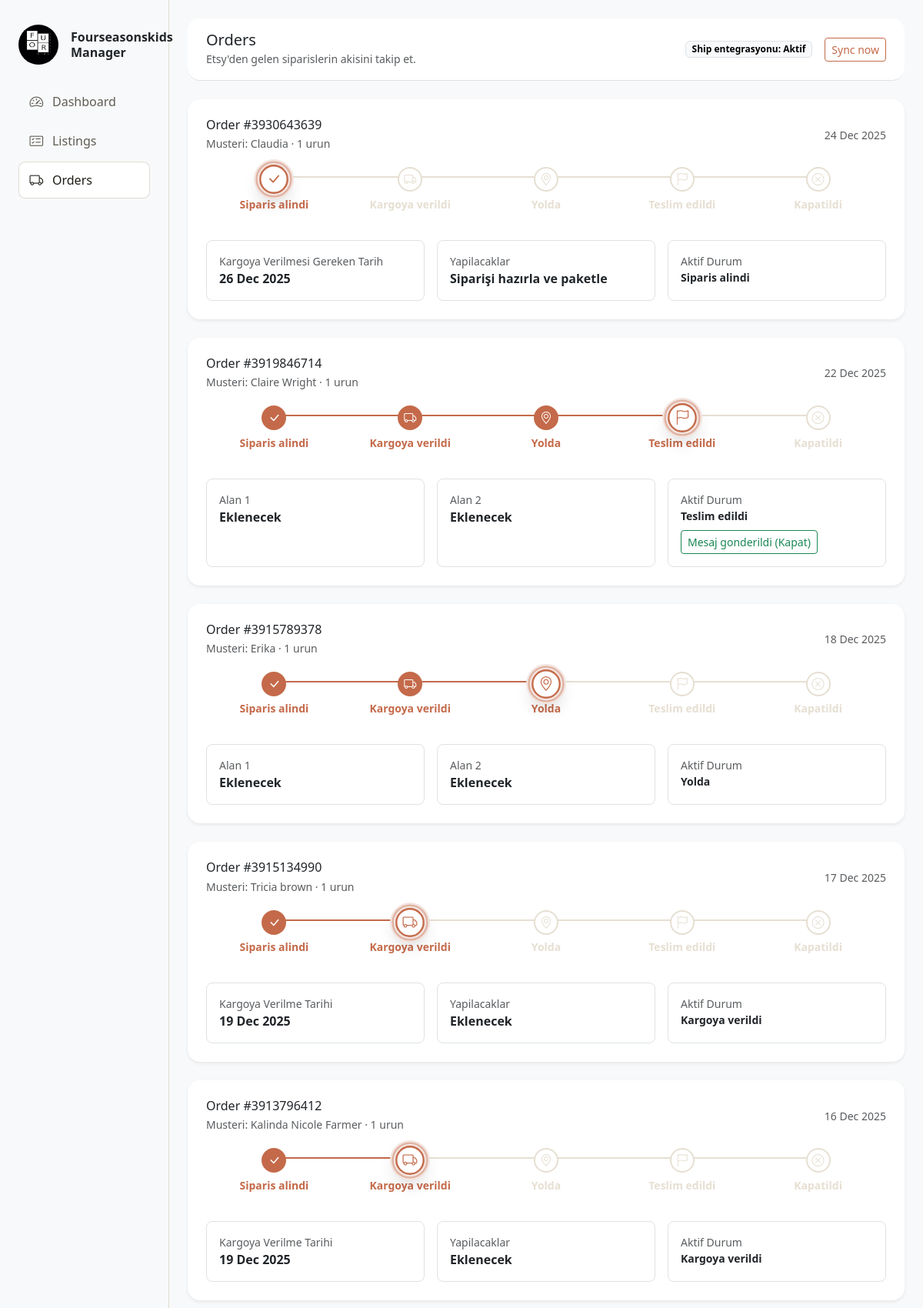
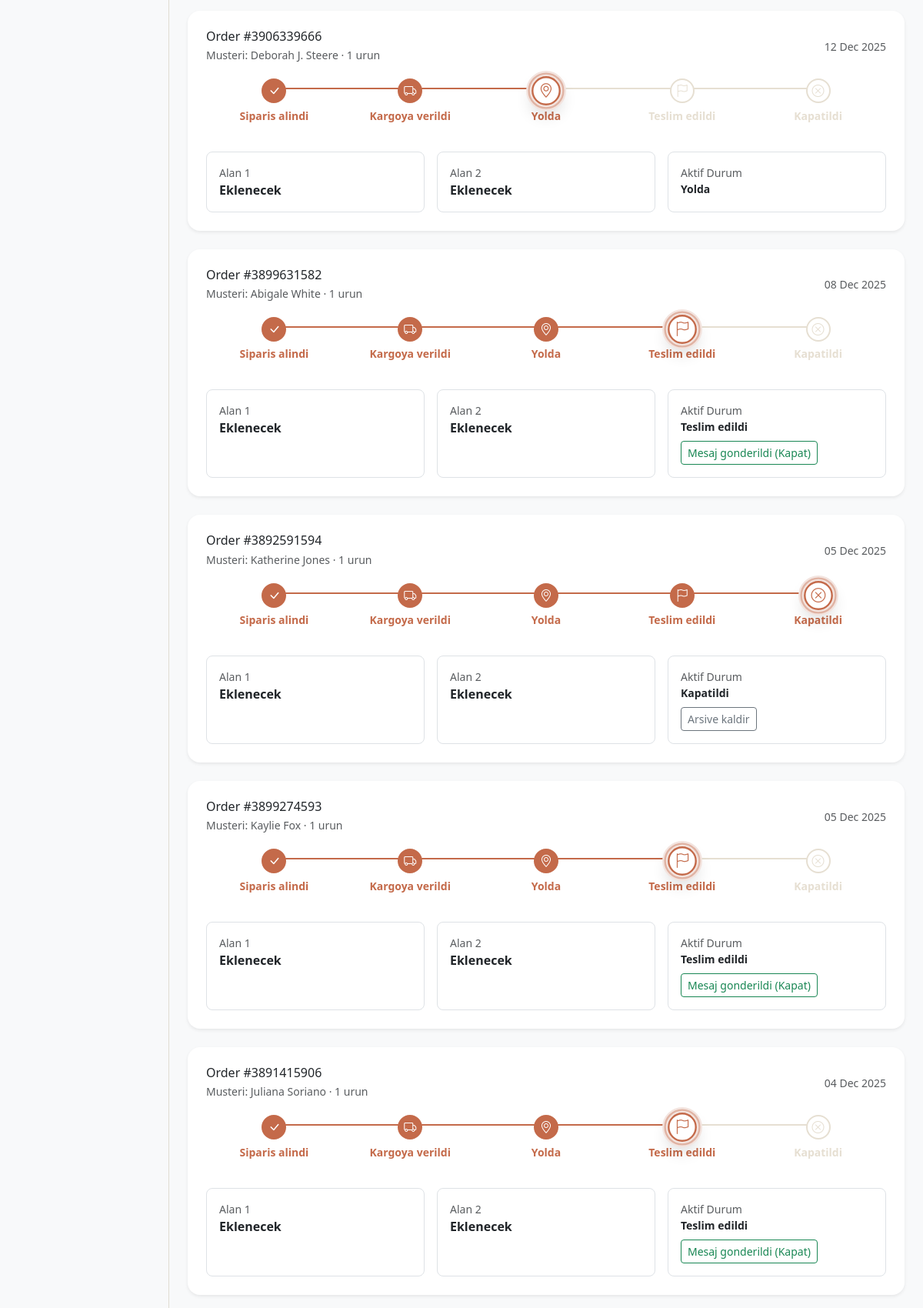
Screenshot of /orders/ (signed in, upper part) with the database file from the repository (2 pictures, top to bottom).
### orders/models.py (models this page shows, shortened)
class Order(models.Model):
    class Status(models.TextChoices):
        RECEIVED = "received", "Received"
        SHIPPED = "shipped", "Shipped"
        IN_TRANSIT = "in_transit", "In transit"
        DELIVERED = "delivered", "Delivered"
        CLOSED = "closed", "Closed"
    etsy_order_id = models.BigIntegerField(unique=True)
    status = models.CharField(max_length=20, choices=Status.choices, default=Status.RECEIVED)
    buyer_name = models.CharField(max_length=255, blank=True)
    buyer_email = models.EmailField(blank=True)
    total_amount = models.IntegerField(null=True, blank=True)
    currency = models.CharField(max_length=10, blank=True)
    order_created_at = models.DateTimeField(null=True, blank=True)
    shipped_at = models.DateTimeField(null=True, blank=True)
    delivered_at = models.DateTimeField(null=True, blank=True)
    expected_ship_date = models.DateTimeField(null=True, blank=True)
    last_synced_at = models.DateTimeField(null=True, blank=True)
    archived = models.BooleanField(default=False)
    owner = models.ForeignKey(settings.AUTH_USER_MODEL, on_delete=models.CASCADE)

### orders/views.py (the view)
# urls.py: path("", views.order_list, name="orders_home"),
@login_required
def order_list(request):
    recent_cutoff = timezone.now() - timezone.timedelta(days=30)
    orders = (
        Order.objects.filter(
            owner=request.user,
            order_created_at__gte=recent_cutoff,
            archived=False,
        )
        .select_related("shipment")
        .prefetch_related("items")
        .order_by("-order_created_at", "-id")
    )
    cards = []
    for order in orders:
        items_count = len(order.items.all())
        try:
            shipment = order.shipment
        except Order.shipment.RelatedObjectDoesNotExist:
            shipment = None
        steps, progress, active_step = _build_stepper(order, shipment)
        if active_step:
            active_step["show_close_button"] = (
                order.status == Order.Status.DELIVERED
            )
            active_step["show_archive_button"] = (
                order.status == Order.Status.CLOSED
            )
            active_step["close_url"] = reverse("orders_close", args=[order.id])
            active_step["archive_url"] = reverse("orders_archive", args=[order.id])
        cards.append(
            {
                "order": order,
                "steps": steps,
                "progress": progress,
                "active_step": active_step,
                "items_count": items_count,
                "status_label": STATUS_LABELS.get(order.status, "Bilinmiyor"),
                "tracking_number": shipment.tracking_number if shipment else "",
                "carrier_name": shipment.carrier_name if shipment else "",
                "carrier_status": shipment.carrier_status if shipment else "",
            }
        )
    return render(request, "orders/home.html", {"order_cards": cards})

### orders/views.py (called while the page is built)
def _format_detail_value(value, value_format=None):
    if value in (None, ""):
        return "-"
    if value_format and hasattr(value, "strftime"):
        return date_format(value, value_format)
    return value

def _decorate_details(details, active_label):
    for detail in details:
        if detail["label"] == "Durum":
            detail["display_label"] = "Aktif Durum"
            detail["display_value"] = active_label
            detail["is_status"] = True
        else:
            detail["display_label"] = detail["label"]
            detail["display_value"] = _format_detail_value(
                detail.get("value"), detail.get("value_format")
            )
            detail["is_status"] = False
    return details

### templates/orders/home.html (shortened to what this page needs)
{% extends "layout/base.html" %}
{% block content %}
<header class="topbar d-flex justify-content-between align-items-center px-4 py-3 border-bottom bg-white rounded-4 mb-4">
    <div>
        <h1 class="h5 mb-0">Orders</h1>
        <small class="text-muted">Etsy'den gelen siparislerin akisini takip et.</small>
    </div>
    <div class="d-flex align-items-center gap-3">
        <span class="badge text-bg-light border">Ship entegrasyonu: Aktif</span>
        <form method="post" action="{% url 'orders_sync' %}">
            <button class="btn btn-outline-primary btn-sm" type="submit">Sync now</button>
        </form>
    </div>
</header>
<div class="d-grid gap-4">
    {% if order_cards %}
    {% for card in order_cards %}
    <section class="card shadow-sm border-0 rounded-4">
        <div class="card-body p-4">
            <div class="d-flex flex-wrap justify-content-between align-items-center gap-3 mb-3">
                <div>
                    <h2 class="h6 mb-1">Order #{{ card.order.etsy_order_id }}</h2>
                    <div class="text-muted small">
                        Musteri: {{ card.order.buyer_name|default:"-" }} · {{ card.items_count }} urun
                    </div>
                </div>
                <div class="text-muted small">
                    {% if card.order.order_created_at %}
                    {{ card.order.order_created_at|date:"d M Y" }}
                    {% else %}
                    Tarih bilinmiyor
                    {% endif %}
                </div>
            </div>
            {% include "orders/_stepper.html" %}
            {% include "orders/_details.html" %}
        </div>
    </section>
    {% endfor %}
    {% endif %}
</div>
{% endblock %}

### templates/layout/base.html (shortened to what this page needs)
{% load static %}
<!doctype html>
<html lang="tr">
<head>
    <link href="https://cdn.jsdelivr.net/npm/bootstrap@5.3.3/dist/css/bootstrap.min.css" rel="stylesheet">
    <link href="https://cdn.jsdelivr.net/npm/bootstrap-icons@1.11.3/font/bootstrap-icons.css" rel="stylesheet">
    <link href="{% static 'css/base.css' %}" rel="stylesheet">
    <link href="{% static 'css/base.css' %}" rel="stylesheet">
    <link href="{% static 'css/dashboard.css' %}" rel="stylesheet">
</head>
<body class="bg-light">
    <div class="app-shell d-flex">
        <aside class="sidebar d-flex flex-column">
            <a class="brand d-flex align-items-center gap-3 text-decoration-none" href="/">
                <img src="{% static 'logo/logo.png' %}" alt="Site logo" width="52" height="52" class="rounded-circle">
                <span class="d-flex flex-column lh-sm text-dark">
                    <span class="fw-semibold">Fourseasonskids</span>
                    <span class="fw-semibold">Manager</span>
                </span>
            </a>
            <nav class="sidebar-nav mt-4">
                <a href="/" class="sidebar-link {% if request.path == '/' %}active{% endif %}">
                    <i class="bi bi-speedometer2 icon"></i>
                    Dashboard
                </a>
                <a href="/listings/"
                    class="sidebar-link {% if request.path|slice:':9' == '/listings' %}active{% endif %}">
                    <i class="bi bi-card-checklist icon"></i>
                    Listings
                </a>
                <a href="/orders/" class="sidebar-link {% if request.path|slice:':7' == '/orders' %}active{% endif %}">
                    <i class="bi bi-truck icon"></i>
                    Orders
                </a>
            </nav>
        </aside>
        <div class="content flex-grow-1 d-flex flex-column">
            <main class="flex-grow-1 p-4">
                {% block content %}{% endblock %}
            </main>
        </div>
    </div>
</body>
</html>

### templates/orders/_stepper.html
<div class="order-stepper mb-4" style="--progress: {{ card.progress }};">
    {% for step in card.steps %}
    <div class="order-step {{ step.state }}">
        <div class="order-step-dot"><i class="bi bi-{{ step.icon }}"></i></div>
        <div class="small fw-semibold">{{ step.label }}</div>
    </div>
    {% endfor %}
</div>

### templates/orders/_details.html (shortened to what this page needs)
{% if card.active_step %}
<div class="row g-3">
    {% for detail in card.active_step.details %}
    <div class="col-12 col-md-4">
        <div class="border rounded-3 p-3 h-100">
            {% if detail.is_status %}
            <div class="text-muted small">{{ detail.display_label }}</div>
            <div class="small fw-semibold">{{ detail.display_value }}</div>
            {% if card.active_step.show_close_button %}
            <form method="post" action="{{ card.active_step.close_url }}" class="mt-2">
                <button class="btn btn-outline-success btn-sm" type="submit">
                    Mesaj gonderildi (Kapat)
                </button>
            </form>
            {% elif card.active_step.show_archive_button %}
            <form method="post" action="{{ card.active_step.archive_url }}" class="mt-2">
                <button class="btn btn-outline-secondary btn-sm" type="submit">
                    Arsive kaldir
                </button>
            </form>
            {% endif %}
            {% else %}
            <div class="text-muted small">{{ detail.display_label }}</div>
            <div class="fw-semibold">{{ detail.display_value }}</div>
            {% endif %}
        </div>
    </div>
    {% endfor %}
</div>
{% endif %}

### static/css/base.css (style rules this page uses)
:root { --color-primary: #c46a4a; --color-primary-hover: #b45c3f; --color-primary-soft: #f3e4df; --color-bg: #ffffff; --color-muted: #e6dfd2; --color-text: #1f1d17; --color-success: #7fa99b; --color-warning: #c46a4a; --step-active: var(--color-primary); --step-inactive: #e6dfd2; --step-line: #e6dfd2; }
.btn-outline-primary { color: var(--color-primary); border-color: var(--color-primary); background-color: transparent; }
a { color: var(--color-primary); }

### static/css/dashboard.css (style rules this page uses)
body { min-height: 100vh; background: red !important; overflow-x: hidden; }
.app-shell { min-height: 100vh; width: 100%; overflow-x: hidden; }
.sidebar { width: 220px; border-right: 1px solid #e0dcd2; padding: 2rem 1.5rem; }
.brand img { flex-shrink: 0; }
.sidebar-nav { display: flex; flex-direction: column; gap: 0.25rem; }
.sidebar-link { display: flex; align-items: center; gap: 0.75rem; padding: 0.65rem 0.9rem; border-radius: 0.55rem; text-decoration: none; color: #5f5c52; font-weight: 500; }
.sidebar-link .icon { font-size: 1.1rem; }
.sidebar-link:hover, .sidebar-link.active { background: #fff; color: #1f1d17; box-shadow: inset 0 0 0 1px #e0dcd2; }
.content { min-width: 0; }
main { overflow-x: hidden; }
.topbar { min-height: 76px; }
.order-stepper { --progress: 0; position: relative; display: grid; grid-template-columns: repeat(5, 1fr); align-items: start; padding: 0.25rem 0 0.75rem; }
.order-stepper::before { content: ""; position: absolute; top: 16px; height: 2px; left: 10%; right: 10%; background: linear-gradient(var(--step-active), var(--step-active)) left / calc(var(--progress) * 1%) 100% no-repeat, var(--step-line); }
.order-step { position: relative; z-index: 1; display: flex; flex-direction: column; align-items: center; text-align: center; padding: 0; color: var(--step-inactive); gap: 0.35rem; }
.order-step-dot { width: 32px; height: 32px; border-radius: 999px; border: 2px solid var(--step-inactive); display: grid; place-items: center; background: var(--color-bg); color: var(--step-inactive); }
.order-step.is-complete .order-step-dot { background: var(--step-active); border-color: var(--step-active); color: #fff; }
.order-step.is-active .order-step-dot { border-color: var(--step-active); color: var(--step-active); transform: scale(1.18); box-shadow: 0 0 0 6px var(--color-primary-soft), 0 10px 18px rgba(0, 0, 0, 0.16); position: relative; }
.order-step.is-complete, .order-step.is-active { color: var(--step-active); }
.order-step.is-active .small, .order-step.is-active .fw-semibold { font-weight: 700; }
.order-step.is-active .order-step-dot::after { content: ""; position: absolute; inset: -6px; border-radius: 999px; border: 2px solid color-mix(in srgb, var(--step-active) 40%, transparent); animation: step-pulse 1.8s ease-out infinite; }

### rows the page displays
Order: order.etsy_order_id "3930643639", order.buyer_name "Claudia", items_count "1", order.order_created_at "24 Dec 2025", {{ card.progress }} 0 (drawn), label "Siparis alindi" "Kargoya verildi" "Yolda" "Teslim edildi" "Kapatildi", display_label "Kargoya Verilmesi Gereken Tarih" "Yapilacaklar", display_value "26 Dec 2025" "Siparişi hazırla ve paketle", display_label "Aktif Durum", display_value "Siparis alindi"
Order: order.etsy_order_id "3919846714", order.buyer_name "Claire Wright", items_count "1", order.order_created_at "22 Dec 2025", {{ card.progress }} 75 (drawn), label "Siparis alindi" "Kargoya verildi" "Yolda" "Teslim edildi" "Kapatildi", display_label "Alan 1" "Alan 2", display_value "Eklenecek" "Eklenecek", display_label "Aktif Durum", display_value "Teslim edildi"
Order: order.etsy_order_id "3915789378", order.buyer_name "Erika", items_count "1", order.order_created_at "18 Dec 2025", {{ card.progress }} 50 (drawn), label "Siparis alindi" "Kargoya verildi" "Yolda" "Teslim edildi" "Kapatildi", display_label "Alan 1" "Alan 2", display_value "Eklenecek" "Eklenecek", display_label "Aktif Durum", display_value "Yolda"
Order: order.etsy_order_id "3915134990", order.buyer_name "Tricia brown", items_count "1", order.order_created_at "17 Dec 2025", {{ card.progress }} 25 (drawn), label "Siparis alindi" "Kargoya verildi" "Yolda" "Teslim edildi" "Kapatildi", display_label "Kargoya Verilme Tarihi" "Yapilacaklar", display_value "19 Dec 2025" "Eklenecek", display_label "Aktif Durum", display_value "Kargoya verildi"
Order: order.etsy_order_id "3913796412", order.buyer_name "Kalinda Nicole Farmer", items_count "1", order.order_created_at "16 Dec 2025", {{ card.progress }} 25 (drawn), label "Siparis alindi" "Kargoya verildi" "Yolda" "Teslim edildi" "Kapatildi", display_label "Kargoya Verilme Tarihi" "Yapilacaklar", display_value "19 Dec 2025" "Eklenecek", display_label "Aktif Durum", display_value "Kargoya verildi"
Order: order.etsy_order_id "3906339666", order.buyer_name "Deborah J. Steere", items_count "1", order.order_created_at "12 Dec 2025", {{ card.progress }} 50 (drawn), label "Siparis alindi" "Kargoya verildi" "Yolda" "Teslim edildi" "Kapatildi", display_label "Alan 1" "Alan 2", display_value "Eklenecek" "Eklenecek", display_label "Aktif Durum", display_value "Yolda"
Order: order.etsy_order_id "3899631582", order.buyer_name "Abigale White", items_count "1", order.order_created_at "08 Dec 2025", {{ card.progress }} 75 (drawn), label "Siparis alindi" "Kargoya verildi" "Yolda" "Teslim edildi" "Kapatildi", display_label "Alan 1" "Alan 2", display_value "Eklenecek" "Eklenecek", display_label "Aktif Durum", display_value "Teslim edildi"
Order: order.etsy_order_id "3892591594", order.buyer_name "Katherine Jones", items_count "1", order.order_created_at "05 Dec 2025", {{ card.progress }} 100 (drawn), label "Siparis alindi" "Kargoya verildi" "Yolda" "Teslim edildi" "Kapatildi", display_label "Alan 1" "Alan 2", display_value "Eklenecek" "Eklenecek", display_label "Aktif Durum", display_value "Kapatildi"
Order: order.etsy_order_id "3899274593", order.buyer_name "Kaylie Fox", items_count "1", order.order_created_at "05 Dec 2025", {{ card.progress }} 75 (drawn), label "Siparis alindi" "Kargoya verildi" "Yolda" "Teslim edildi" "Kapatildi", display_label "Alan 1" "Alan 2", display_value "Eklenecek" "Eklenecek", display_label "Aktif Durum", display_value "Teslim edildi"
Order: order.etsy_order_id "3891415906", order.buyer_name "Juliana Soriano", items_count "1", order.order_created_at "04 Dec 2025", {{ card.progress }} 75 (drawn), label "Siparis alindi" "Kargoya verildi" "Yolda" "Teslim edildi" "Kapatildi", display_label "Alan 1" "Alan 2", display_value "Eklenecek" "Eklenecek", display_label "Aktif Durum", display_value "Teslim edildi"
